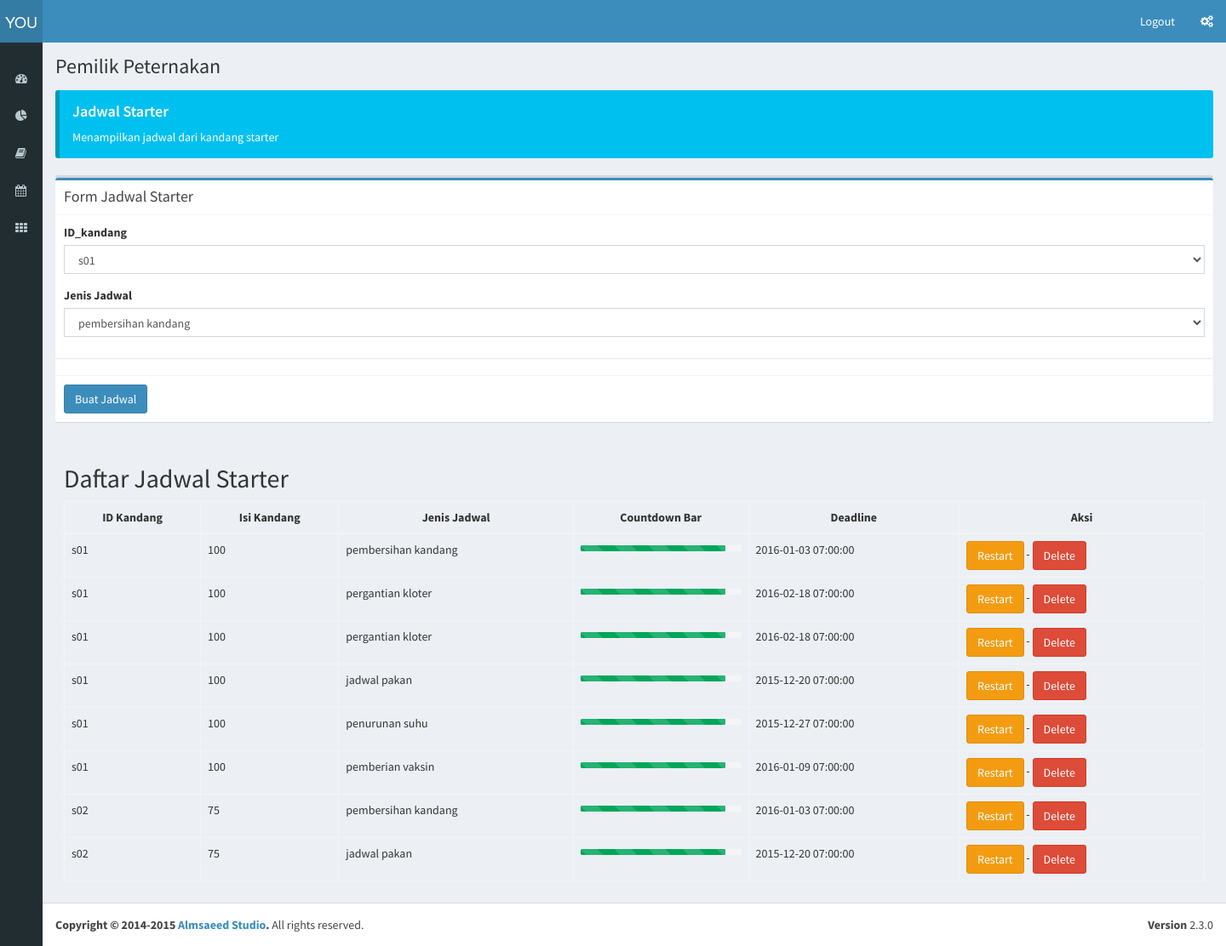
/index.php?starter (signed in), run on the app's committed database.
### tables this page shows
CREATE TABLE IF NOT EXISTS `tb_peternakan` (
  `id_peternakan` varchar(10) NOT NULL,
  `password` varchar(10) NOT NULL,
  `nama_pemilik` varchar(25) NOT NULL,
  `nama_peternakan` varchar(20) NOT NULL,
  `tanggal_berdiri` date NOT NULL,
  `jumlah_kandang_stater` int(3) NOT NULL,
  `luas_kandang_stater` int(5) NOT NULL,
  `jumlah_kandang_grower` int(3) NOT NULL,
  `luas_kandang_grower` int(5) NOT NULL,
  `jumlah_kandang_indukan` int(3) NOT NULL,
  `luas_kandang_indukan` int(5) NOT NULL,
  `luas_halaman` int(5) NOT NULL,
  `jarak_perumahan` int(5) NOT NULL,
  `jarak_pabrik` int(5) NOT NULL,
  `jarak_pasar` int(5) NOT NULL,
  `jumlah_sumber_air` int(2) NOT NULL,
  `userLevel` int(11) NOT NULL,
  PRIMARY KEY (`id_peternakan`),
  KEY `id_pemilik` (`nama_pemilik`)
);

CREATE TABLE IF NOT EXISTS `tb_jadwal_stater` (
  `id_starter` int(5) NOT NULL AUTO_INCREMENT,
  `id_kandang` varchar(7) NOT NULL,
  `id_jenis_jadwal` varchar(3) NOT NULL,
  `deadline` datetime NOT NULL,
  `status` int(1) NOT NULL,
  PRIMARY KEY (`id_starter`),
  KEY `id_kandang` (`id_kandang`,`id_jenis_jadwal`),
  KEY `id_jenis_jadwal` (`id_jenis_jadwal`)
);

CREATE TABLE IF NOT EXISTS `tb_kandang` (
  `id_kandang` varchar(7) NOT NULL,
  `id_peternakan` varchar(10) NOT NULL,
  `id_jenis_kandang` varchar(1) NOT NULL,
  `isi_kandang` int(3) NOT NULL,
  PRIMARY KEY (`id_kandang`),
  KEY `id_peternakan` (`id_peternakan`),
  KEY `id_jenis_kandang` (`id_jenis_kandang`)
);

CREATE TABLE IF NOT EXISTS `tb_jenis_jadwal` (
  `id_jenis_jadwal` varchar(3) NOT NULL,
  `jenis_jadwal` varchar(20) NOT NULL,
  `hari` varchar(3) NOT NULL,
  PRIMARY KEY (`id_jenis_jadwal`)
);

### controller/controller.php (called while the page is built, shortened)
<?php
	include "model/model.php";
	class controller{
		public $model;
		function __construct(){
			$this->model = new model();
		}
		function viewstarter(){
			$jdw = $this->model->getstarter();
				include "view/starter.php";
				}
	}
?>

### model/model.php (called while the page is built, shortened)
<?php
	class model{
    function getstarter(){
    $data=null;
    $id=$_SESSION['idpt'];
            $sql = mysql_query("select * from tb_peternakan pk join tb_kandang kd on kd.id_peternakan=pk.id_peternakan
  join tb_jadwal_stater st on st.id_kandang=kd.id_kandang join tb_jenis_jadwal jw on jw.id_jenis_jadwal=st.id_jenis_jadwal
where pk.id_peternakan = '$id'");
            $indeks=0;
            while($radata=mysql_fetch_array($sql)){
                 $data [$indeks]["id_jadwal"]=$radata["id_starter"];
        $data[$indeks]["id_jenis_jadwal"]=$radata["id_jenis_jadwal"];
        $data [$indeks]["id_kandang"]=$radata["id_kandang"];
        $data [$indeks]["isi_kandang"]=$radata["isi_kandang"];
        $data[$indeks]["jenis_jadwal"]=$radata["jenis_jadwal"];
        $data [$indeks]["deadline"]=$radata["deadline"];
$indeks=$indeks+1;
        }
return $data;
    }
	}
	?>

### view/starter.php (the view, shortened to what this page needs)
<!DOCTYPE html>
<html>
  <head>
    <link rel="stylesheet" href="aset/bootstrap/css/bootstrap.min.css">
    <link rel="stylesheet" href="https://maxcdn.bootstrapcdn.com/font-awesome/4.4.0/css/font-awesome.min.css">
    <link rel="stylesheet" href="https://code.ionicframework.com/ionicons/2.0.1/css/ionicons.min.css">
    <link rel="stylesheet" href="aset/plugins/jvectormap/jquery-jvectormap-1.2.2.css">
    <link rel="stylesheet" href="aset/dist/css/AdminLTE.min.css">
    <link rel="stylesheet" href="aset/dist/css/skins/_all-skins.min.css">
  </head>
  <body class="hold-transition skin-blue sidebar-collapse sidebar-mini">
    <div class="wrapper">
 <header class="main-header">
        <a href="../../index2.html" class="logo">
          <span class="logo-mini">YOU</span>
        </a>
        <nav class="navbar navbar-static-top" role="navigation">
          <div class="navbar-custom-menu">
            <ul class="nav navbar-nav">
              <li class="dropdown user user-menu">
              <a href="index.php?logout" class="dropdown-toggle" data-toggle="dropdown">
                  <span class="hidden-xs">Logout</span>
                </a>
              </li>
              <li>
                <a href="#" data-toggle="control-sidebar"><i class="fa fa-gears"></i></a>
              </li>
            </ul>
          </div>
        </nav>
      </header>
          <aside class="main-sidebar">
        <section class="sidebar">
          <div class="user-panel">
          </div>
          <ul class="sidebar-menu">
            <li class="treeview">
              <a href="#">
                <i class="fa fa-dashboard"></i> <span>Peternakan</span> <i class="fa fa-angle-left pull-right"></i>
              </a>
            </li>
            <li class="treeview">
              <a href="index.php?Apakan">
                <i class="fa fa-pie-chart"></i>
              </a>
            </li>
            <li class="treeview">
              <a href="#">
                <i class="fa fa-book"></i> <span>Karyawan</span>
              </a>
            </li>
            <li class="treeview">
              <a href="#">
                <i class="fa fa-calendar"></i> <span>Jadwal</span>
              </a>
            </li>
            <li>
              <a href="index.php?kandang">
                <i class="fa fa-th"></i> <span>Kandang</span>
              </a>
            </li>
          </ul>
        </section>
      </aside>
      <div class="content-wrapper">
        <section class="content-header">
          <h1>
            Pemilik Peternakan
          </h1>
        </section>
        <section class="content">
          <div class="callout callout-info">
            <h4>Jadwal Starter</h4>
            <p>Menampilkan jadwal dari kandang starter</p>
          </div>
         <div class="box">
                <div class="box-body no-padding">
              <div class="box box-primary">
                <div class="box-header with-border">
                  <h3 class="box-title">Form Jadwal Starter</h3>
                </div>
                <form role="form" method="post" action="index.php?inputstarter">
                  <div class="box-body">
                    <div class="form-group">
                      <label>ID_kandang</label>
                      <select name="kandang" class="form-control">
                        <?php
$data=mysql_query("select * from tb_kandang kd
join tb_jenis_kandang sr on sr.id_jenis_kandang=kd.id_jenis_kandang  where  sr.id_jenis_kandang='S' and id_peternakan = '".$_SESSION['idpt']."'");
while($rdata=mysql_fetch_array($data)){
?>
    <option value="<?php echo $rdata["id_kandang"];?>"><?php echo $rdata["id_kandang"];?>&nbsp;</option>
 <?php } ?>
                      </select>
                    </div>
                    <div class="form-group">
                      <label>Jenis Jadwal</label>
                      <select name="jadwal" class="form-control">
                        <?php
$data=mysql_query("select * from tb_jenis_jadwal  where id_jenis_jadwal<>'jln'");
while($rdata=mysql_fetch_array($data)){
?>
    <option value="<?php echo $rdata["id_jenis_jadwal"];?>"><?php echo $rdata["jenis_jadwal"];?>&nbsp;</option>
 <?php } ?>
                      </select>
                    </div>
                    </div>
                  </div>
                  <div class="box-footer">
                    <button type="submit" class="btn btn-primary" name="create">Buat Jadwal</button>
                  </div>
              </div>
                </div>
<div class="box-body">
                  <table id="example2" class="table table-bordered table-hover">
                  <h2>Daftar Jadwal Starter</h2>
                    <thead>
                      <tr>
            <th class="text-center">ID Kandang</th>
            <th class="text-center"> Isi Kandang</th>
            <th class="text-center">Jenis Jadwal</th>
            <th class="text-center">Countdown Bar</th>
            <th class="text-center">Deadline</th>
            <th class="text-center">Aksi</th>
          </tr>
                    </thead>
                    <tbody>
                                               <?php
                                if($jdw!=null)
{
foreach ( $jdw as $var ) {
?><tr>
<td><?php echo $var["id_kandang"];?>&nbsp;</td>
    <td><?php echo $var["isi_kandang"];?>&nbsp;</td>
    <td><?php echo $var["jenis_jadwal"];?>&nbsp;</td>
    <td>
                        <div class="progress progress-xs progress-striped active">
                          <div class="progress-bar progress-bar-success" style="width:  90%"></div></td>
    <td><?php echo $var["deadline"];?>&nbsp;</td>
    <td><a class="btn btn-warning" href="index.php?rsstr&idjd=<?php echo $var["id_jadwal"];?>&jns=<?php echo $var["id_jenis_jadwal"];?>">Restart</a> -  <a class="btn btn-danger" href="index.php?delstr&idjd=<?php echo $var["id_jadwal"];?>">Delete</a>  </td>
  </tr>
 <?php
}
 } else { ?> <tr> <td colspan="5"> <h3>Maaf data jadwal Starter masih kosong</h3></td> </tr>
 <?php  }?>
                    </tbody>
                  </table>
                </div>
              </div>
      </div>
      <footer class="main-footer">
        <div class="pull-right hidden-xs">
          <b>Version</b> 2.3.0
        </div>
        <strong>Copyright &copy; 2014-2015 <a href="http://almsaeedstudio.com">Almsaeed Studio</a>.</strong> All rights reserved.
      </footer>
  </body>
</html>

### data on the page
tb_peternakan: tb_jadwal_stater.id_kandang "s01", tb_kandang.isi_kandang "100", tb_jenis_jadwal.jenis_jadwal "pembersihan kandang", tb_jadwal_stater.deadline "2016-01-03 07:00:00", tb_jenis_jadwal.jenis_jadwal "pergantian kloter", tb_jadwal_stater.deadline "2016-02-18 07:00:00", tb_jenis_jadwal.jenis_jadwal "jadwal pakan", tb_jadwal_stater.deadline "2015-12-20 07:00:00", tb_jenis_jadwal.jenis_jadwal "penurunan suhu", tb_jadwal_stater.deadline "2015-12-27 07:00:00", tb_jenis_jadwal.jenis_jadwal "pemberian vaksin", tb_jadwal_stater.deadline "2016-01-09 07:00:00", tb_jadwal_stater.id_kandang "s02", tb_kandang.isi_kandang "75"

### other printed values
form field kandang "s01"
form field jadwal "pembersihan kandang"
